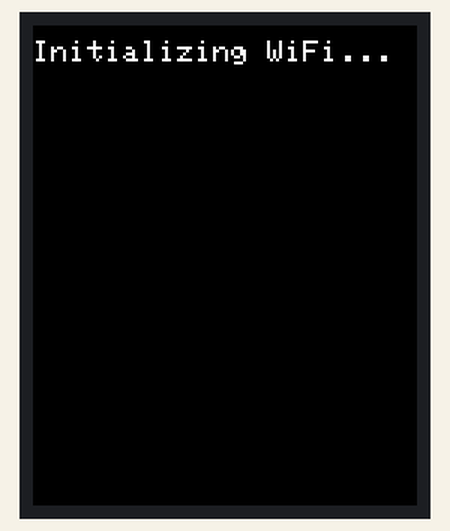
Simulated run of this sketch. Board: Arduino Uno, built with avr-gcc and run on an emulated ATmega328P. On the bench: 128×160 colour display. The modem accepts every AT command (registered, SIM ready, sends succeed) and sends nothing else; what the sketch prints to the serial monitor is not drawn.

Above: at 0.21 s.
At 0.9 s:
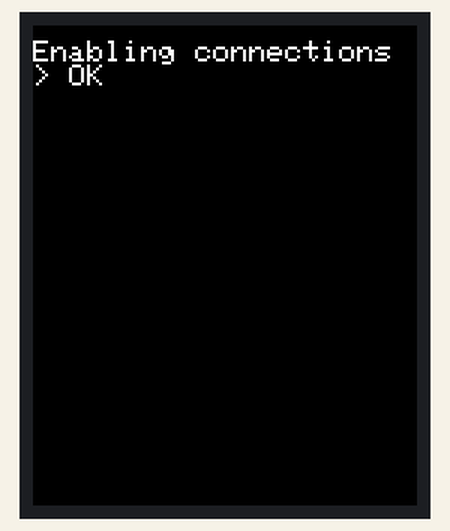

The sketch:

esp8266_ws_sample.ino
```cpp
// Display Test
// Test several Display Adafruit_GFX functions
// for 1.8" TFT LCD Color Display (SainSmart).
// Hans Luijten, Tweaking4All.com

// Init pins
#define sclk 13
#define mosi 11
#define cs   10
#define dc   9
#define rst  8

#include <Adafruit_GFX.h>    // Core graphics library
#include <Adafruit_ST7735.h> // Hardware-specific library
#include <SoftwareSerial.h>
#include <SPI.h>

Adafruit_ST7735 tft = Adafruit_ST7735(cs, dc, rst);
SoftwareSerial dbgSerial(3, 2);

void setup() {
  // Init serial for serial monitor, so we can see debug text in the Serial Monitor Window
  Serial.begin(9600);
  Serial.println("Display Function Tests Started");

  // If your TFT's plastic wrap has a Black Tab, use the following:
  tft.initR(INITR_BLACKTAB);   // initialize a ST7735S chip, black tab
  // If your TFT's plastic wrap has a Red Tab, use the following:
  //tft.initR(INITR_REDTAB);   // initialize a ST7735R chip, red tab
  // If your TFT's plastic wrap has a Green Tab, use the following:
  //tft.initR(INITR_GREENTAB); // initialize a ST7735R chip, green tab
  Serial.println("setup() - Init Completed");

  // Clear screen
  Serial.println("Fill screen with BLACK");
  tft.fillScreen(ST7735_BLACK);

  // Hello
  tft.setTextSize(1);
  tft.setCursor(0, 5);
  tft.setTextColor(ST7735_WHITE);


  // Configure wifi

  dbgSerial.begin(9600);

  while(1){
    tft.fillScreen(ST7735_BLACK);
    tft.println("Initializing WiFi...");
    dbgSerial.println("AT+RST");
    delay(100);
    if(dbgSerial.find("ready"))
    {
      tft.println("> Ready");
      delay(100);
      break;
    }
  }

  while(1)
  {
    tft.fillScreen(ST7735_BLACK);
    tft.setCursor(0, 5);
    tft.println("Connecting to AP");
    dbgSerial.println("AT+CWMODE=1");
    String cmd="AT+CWJAP=\"";
    cmd+="homeap";
    cmd+="\",\"";
    cmd+="password";
    cmd+="\"";
    dbgSerial.println(cmd);
    delay(200);
    if(dbgSerial.find("OK"))
    {
      tft.println("> OK");
      delay(100);
      break;
    }
  }

  while(1)
  {
    tft.fillScreen(ST7735_BLACK);
    tft.setCursor(0, 5);
    tft.println("Enabling connections");
    //set the multi connection mode
    dbgSerial.println("AT+CIPMUX=1");
    if(dbgSerial.find("OK"))
    {
      tft.println("> OK");
      delay(100);
      break;
    }
  }

  /*
  // Send alive packet to workstation
  String cmd = "AT+CIPSTART=\"TCP\",\"";
  cmd += "192.168.1.22";
  cmd += "\",8080";
  dbgSerial.println(cmd);
  if(dbgSerial.find("Error")) return;
  cmd = "GET / HTTP/1.0\r\n\r\n";
  dbgSerial.print("AT+CIPSEND=");
  dbgSerial.println(cmd.length());
  if(dbgSerial.find(">"))
  {
    tft.print(">");
  }else
  {
    dbgSerial.println("AT+CIPCLOSE");
    tft.println("connect timeout");
    delay(1000);
    return;
  }
  dbgSerial.print(cmd);
  delay(2000);
  //Serial.find("+IPD");
  while (dbgSerial.available())
  {
    char c = dbgSerial.read();
    tft.write(c);
    if(c=='\r') tft.println('5');
  }
  tft.println("====");
  delay(1000);
  */

  tft.fillScreen(ST7735_BLACK);
  tft.setCursor(0, 5);
  tft.println("Starting Server...");
  dbgSerial.println("AT+CIPSERVER=1,8888");
  delay(100);

  tft.fillScreen(ST7735_BLACK);
  tft.setCursor(0, 5);
}
void loop() {
  // Check for incoming data
  if(dbgSerial.find("+IPD,"))
  {
    // Clear screen
    tft.fillScreen(ST7735_BLACK);
    tft.setCursor(0, 5);

    // Determine connection ID for response
    int conn_id = dbgSerial.read() - '0';
    String message = "";

    while (dbgSerial.available())
    {
      char c = dbgSerial.read();
      tft.write(c);
      message += c;
      if(c=='\r') tft.write('\n');
    }

    tft.println("Sending response to id: ");
    tft.println(conn_id);

    String html_response = "<html><body><h1>Success!</h1>";
    html_response += "<br>You wrote:<br>";
    html_response += message;
    html_response += "</body></html>\n\n";

    String response = "HTTP/1.1 200 OK\n";
    response += "Server: ESP8266/1.0\n";
    response += "Content-Length: ";
    response += html_response.length();
    response += " \n";
    response += "Connection: close\n";
    response += "Content-Type: text/html\n\n";

    String cmd = "AT+CIPSEND=";
    cmd += conn_id;
    cmd += ",";
    cmd += response.length() + html_response.length();
    dbgSerial.println(cmd);
    dbgSerial.print(response);
    dbgSerial.println(html_response);
    //dbgSerial.print("AT+CIPCLOSE=");
    //dbgSerial.println(conn_id);
  }
}
```
